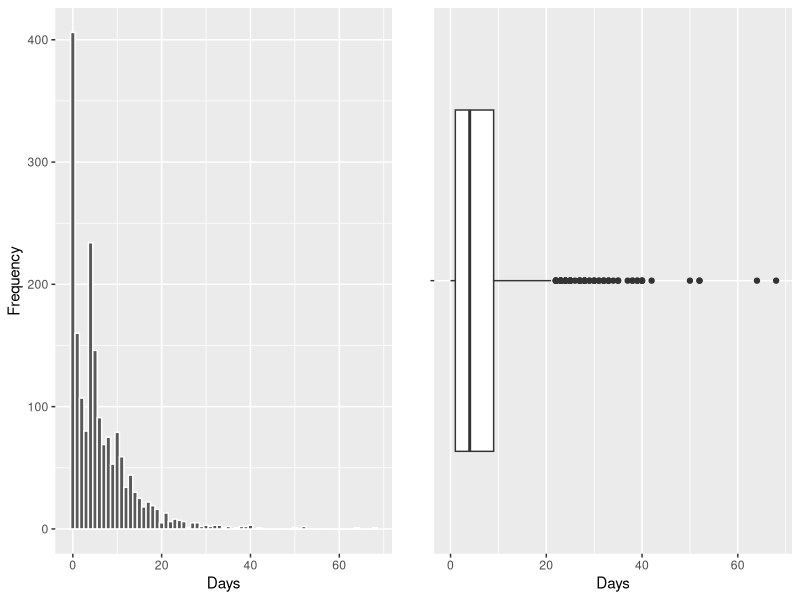
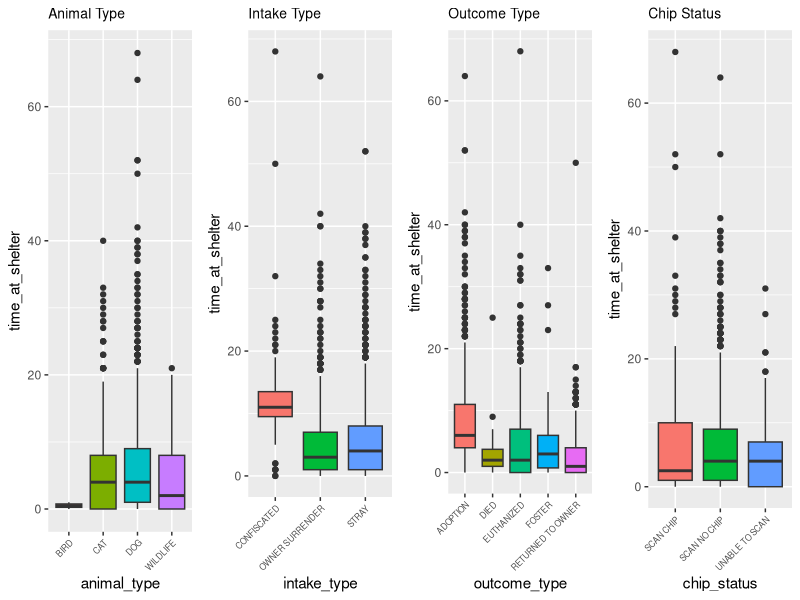

Write R code to recreate these figures, in order.
## ---- chunk 1
# Load the data and display the structure
shelter <- read.csv("dataset19.csv")
str(shelter)
## ---- chunk 2
# Check for missing values
missing_values <- colSums(is.na(shelter))
missing_values
## ---- chunk 3
# Convert categorical variables to 'factor'
shelter$animal_type <- as.factor(shelter$animal_type)
shelter$intake_type  <- as.factor(shelter$intake_type )
shelter$outcome_type <- as.factor(shelter$outcome_type)
shelter$chip_status <- as.factor(shelter$chip_status)
## ---- chunk 4
# Visualise the distribution of `time_at_shelter`
library(ggplot2)
library(gridExtra)

# Histogram showing distribution
p1 <- ggplot(shelter, aes(x = time_at_shelter)) + 
  geom_histogram(binwidth = 1, color = "white") +
  labs(x = "Days", y = "Frequency") 

# Boxplot showing the distribution's summary statistics
p2 <- ggplot(shelter, aes(x = time_at_shelter, y = "")) + 
  geom_boxplot() +
  labs(x = "Days", y = "")

# Display plots side by side
grid.arrange(p1, p2, nrow = 1)
## ---- chunk 5
# Compare 'time_at_shelter' distributions across categories
theme <- theme(axis.text.x = element_text(angle = 45, hjust = 1, size = 6), plot.title = element_text(size = 10))
# Create individual plots
g1 <- ggplot(shelter, aes(x = animal_type, y = time_at_shelter, fill = animal_type)) + 
  geom_boxplot(show.legend = FALSE) +
  labs(title = "Animal Type") +
  theme

g2 <- ggplot(shelter, aes(x = intake_type, y = time_at_shelter, fill = intake_type)) + 
  geom_boxplot(show.legend = FALSE) +
  labs(title = "Intake Type") +
  theme

g3 <- ggplot(shelter, aes(x = outcome_type, y = time_at_shelter, fill = outcome_type)) + 
  geom_boxplot(show.legend = FALSE) +
  labs(title = "Outcome Type") +
  theme

g4 <- ggplot(shelter, aes(x = chip_status, y = time_at_shelter, fill = chip_status)) + 
  geom_boxplot(show.legend = FALSE) +
  labs(title = "Chip Status") +
  theme

# Arrange plots in a 2x2 matrix layout
grid.arrange(g1, g2, g3, g4, nrow = 1)
